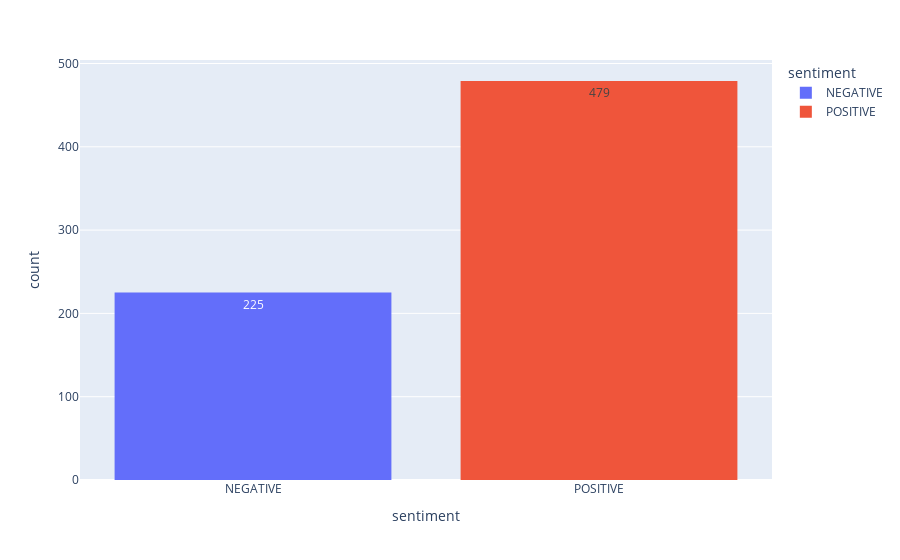

This figure's notebook cell:
### Code cell
fig = px.histogram(df, x ='sentiment' , color = 'sentiment' , text_auto=True)
fig.show()

### Figure 1 — Plotly figure (JSON) as saved in the notebook; plotly's stock layout.template omitted (floating-point values rounded to 4 significant figures; data arrays with more than 128 entries replaced by an {"elided": "..."} marker saying what was removed)
{"data": [{"alignmentgroup": "True", "bingroup": "x", "hovertemplate": "sentiment=%{x}<br>count=%{y}<extra></extra>", "legendgroup": "NEGATIVE", "marker": {"color": "#636efa", "pattern": {"shape": ""}}, "name": "NEGATIVE", "offsetgroup": "NEGATIVE", "orientation": "v", "showlegend": true, "texttemplate": "%{value}", "type": "histogram", "x": {"elided": "225 str values"}, "xaxis": "x", "yaxis": "y"}, {"alignmentgroup": "True", "bingroup": "x", "hovertemplate": "sentiment=%{x}<br>count=%{y}<extra></extra>", "legendgroup": "POSITIVE", "marker": {"color": "#EF553B", "pattern": {"shape": ""}}, "name": "POSITIVE", "offsetgroup": "POSITIVE", "orientation": "v", "showlegend": true, "texttemplate": "%{value}", "type": "histogram", "x": {"elided": "479 str values"}, "xaxis": "x", "yaxis": "y"}], "layout": {"barmode": "relative", "legend": {"title": {"text": "sentiment"}, "tracegroupgap": 0}, "margin": {"t": 60}, "xaxis": {"anchor": "y", "categoryarray": ["NEGATIVE", "POSITIVE"], "categoryorder": "array", "domain": [0, 1], "title": {"text": "sentiment"}}, "yaxis": {"anchor": "x", "domain": [0, 1], "title": {"text": "count"}}}}
